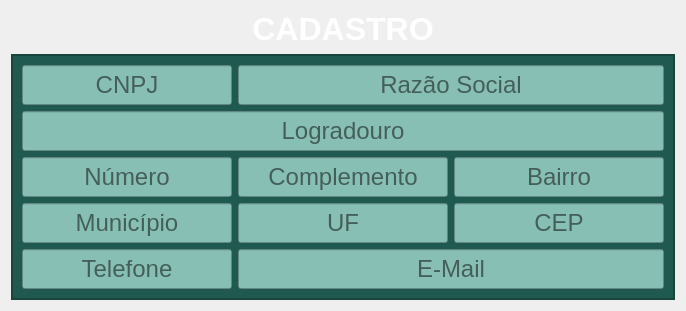
                   <widget class="QWidget" name="tab_1">
                    <attribute name="title">
                     <string>Cadastrar</string>
                    </attribute>
                    <layout class="QVBoxLayout" name="verticalLayout_8">
                     <item>
                      <widget class="QLabel" name="label_2">
                       <property name="maximumSize">
                        <size>
                         <width>16777215</width>
                         <height>50</height>
                        </size>
                       </property>
                       <property name="styleSheet">
                        <string notr="true">color: rgb(255, 255, 255);
</string>
                       </property>
                       <property name="lineWidth">
                        <number>5</number>
                       </property>
                       <property name="text">
                        <string>&lt;html&gt;&lt;head/&gt;&lt;body&gt;&lt;p align=&quot;center&quot;&gt;&lt;span style=&quot; font-size:24pt; font-weight:600;&quot;&gt;CADASTRO&lt;/span&gt;&lt;/p&gt;&lt;/body&gt;&lt;/html&gt;</string>
                       </property>
                       <property name="alignment">
                        <set>Qt::AlignCenter</set>
                       </property>
                       <property name="margin">
                        <number>5</number>
                       </property>
                       <property name="indent">
                        <number>0</number>
                       </property>
                      </widget>
                     </item>
                     <item>
                      <widget class="QFrame" name="frame_2_content">
                       <property name="sizePolicy">
                        <sizepolicy hsizetype="Preferred" vsizetype="Preferred">
                         <horstretch>0</horstretch>
                         <verstretch>0</verstretch>
                        </sizepolicy>
                       </property>
                       <property name="styleSheet">
                        <string notr="true">background-color: rgb(32,89,79);</string>
                       </property>
                       <property name="frameShape">
                        <enum>QFrame::StyledPanel</enum>
                       </property>
                       <property name="frameShadow">
                        <enum>QFrame::Raised</enum>
                       </property>
                       <layout class="QVBoxLayout" name="verticalLayout_2">
                        <property name="spacing">
                         <number>5</number>
                        </property>
                        <property name="leftMargin">
                         <number>0</number>
                        </property>
                        <property name="topMargin">
                         <number>0</number>
                        </property>
                        <property name="rightMargin">
                         <number>0</number>
                        </property>
                        <property name="bottomMargin">
                         <number>0</number>
                        </property>
                        <item>
                         <widget class="QFrame" name="frame">
                          <property name="sizePolicy">
                           <sizepolicy hsizetype="Preferred" vsizetype="Preferred">
                            <horstretch>0</horstretch>
                            <verstretch>0</verstretch>
                           </sizepolicy>
                          </property>
                          <property name="sizeIncrement">
                           <size>
                            <width>0</width>
                            <height>0</height>
                           </size>
                          </property>
                          <property name="frameShape">
                           <enum>QFrame::StyledPanel</enum>
                          </property>
                          <property name="frameShadow">
                           <enum>QFrame::Raised</enum>
                          </property>
                          <layout class="QGridLayout" name="gridLayout">
                           <item row="0" column="0">
                            <widget class="QLineEdit" name="lineEdit">
                             <property name="sizePolicy">
                              <sizepolicy hsizetype="Expanding" vsizetype="Fixed">
                               <horstretch>0</horstretch>
                               <verstretch>0</verstretch>
                              </sizepolicy>
                             </property>
                             <property name="minimumSize">
                              <size>
                               <width>0</width>
                               <height>40</height>
                              </size>
                             </property>
                             <property name="font">
                              <font>
                               <pointsize>18</pointsize>
                              </font>
                             </property>
                             <property name="styleSheet">
                              <string notr="true">background-color: rgb(136,191,181);</string>
                             </property>
                             <property name="alignment">
                              <set>Qt::AlignCenter</set>
                             </property>
                             <property name="placeholderText">
                              <string>CNPJ</string>
                             </property>
                            </widget>
                           </item>
                           <item row="0" column="1" colspan="2">
                            <widget class="QLineEdit" name="lineEdit_2">
                             <property name="minimumSize">
                              <size>
                               <width>0</width>
                               <height>40</height>
                              </size>
                             </property>
                             <property name="font">
                              <font>
                               <pointsize>18</pointsize>
                              </font>
                             </property>
                             <property name="styleSheet">
                              <string notr="true">background-color: rgb(136,191,181);</string>
                             </property>
                             <property name="alignment">
                              <set>Qt::AlignCenter</set>
                             </property>
                             <property name="placeholderText">
                              <string>Razão Social</string>
                             </property>
                            </widget>
                           </item>
                           <item row="1" column="0" colspan="3">
                            <widget class="QLineEdit" name="lineEdit_3">
                             <property name="sizePolicy">
                              <sizepolicy hsizetype="Expanding" vsizetype="Fixed">
                               <horstretch>0</horstretch>
                               <verstretch>0</verstretch>
                              </sizepolicy>
                             </property>
                             <property name="minimumSize">
                              <size>
                               <width>0</width>
                               <height>40</height>
                              </size>
                             </property>
                             <property name="font">
                              <font>
                               <pointsize>18</pointsize>
                              </font>
                             </property>
                             <property name="styleSheet">
                              <string notr="true">background-color: rgb(136,191,181);</string>
                             </property>
                             <property name="alignment">
                              <set>Qt::AlignCenter</set>
                             </property>
                             <property name="placeholderText">
                              <string>Logradouro</string>
                             </property>
                            </widget>
                           </item>
                           <item row="2" column="0">
                            <widget class="QLineEdit" name="lineEdit_4">
                             <property name="minimumSize">
                              <size>
                               <width>0</width>
                               <height>40</height>
                              </size>
                             </property>
                             <property name="font">
                              <font>
                               <pointsize>18</pointsize>
                              </font>
                             </property>
                             <property name="styleSheet">
                              <string notr="true">background-color: rgb(136,191,181);</string>
                             </property>
                             <property name="alignment">
                              <set>Qt::AlignCenter</set>
                             </property>
                             <property name="placeholderText">
                              <string>Número</string>
                             </property>
                            </widget>
                           </item>
                           <item row="2" column="1">
                            <widget class="QLineEdit" name="lineEdit_5">
                             <property name="minimumSize">
                              <size>
                               <width>0</width>
                               <height>40</height>
                              </size>
                             </property>
                             <property name="font">
                              <font>
                               <pointsize>18</pointsize>
                              </font>
                             </property>
                             <property name="styleSheet">
                              <string notr="true">background-color: rgb(136,191,181);</string>
                             </property>
                             <property name="alignment">
                              <set>Qt::AlignCenter</set>
                             </property>
                             <property name="placeholderText">
                              <string>Complemento</string>
                             </property>
                            </widget>
                           </item>
                           <item row="2" column="2">
                            <widget class="QLineEdit" name="lineEdit_6">
                             <property name="minimumSize">
                              <size>
                               <width>0</width>
                               <height>40</height>
                              </size>
                             </property>
                             <property name="font">
                              <font>
                               <pointsize>18</pointsize>
                              </font>
                             </property>
                             <property name="styleSheet">
                              <string notr="true">background-color: rgb(136,191,181);</string>
                             </property>
                             <property name="alignment">
                              <set>Qt::AlignCenter</set>
                             </property>
                             <property name="placeholderText">
                              <string>Bairro</string>
                             </property>
                            </widget>
                           </item>
                           <item row="3" column="0">
                            <widget class="QLineEdit" name="lineEdit_7">
                             <property name="minimumSize">
                              <size>
                               <width>0</width>
                               <height>40</height>
                              </size>
                             </property>
                             <property name="font">
                              <font>
                               <pointsize>18</pointsize>
                              </font>
                             </property>
                             <property name="styleSheet">
                              <string notr="true">background-color: rgb(136,191,181);</string>
                             </property>
                             <property name="alignment">
                              <set>Qt::AlignCenter</set>
                             </property>
                             <property name="placeholderText">
                              <string>Município</string>
                             </property>
                            </widget>
                           </item>
                           <item row="3" column="1">
                            <widget class="QLineEdit" name="lineEdit_8">
                             <property name="minimumSize">
                              <size>
                               <width>0</width>
                               <height>40</height>
                              </size>
                             </property>
                             <property name="font">
                              <font>
                               <pointsize>18</pointsize>
                              </font>
                             </property>
                             <property name="styleSheet">
                              <string notr="true">background-color: rgb(136,191,181);</string>
                             </property>
                             <property name="alignment">
                              <set>Qt::AlignCenter</set>
                             </property>
                             <property name="placeholderText">
                              <string>UF</string>
                             </property>
                            </widget>
                           </item>
                           <item row="3" column="2">
                            <widget class="QLineEdit" name="lineEdit_9">
                             <property name="minimumSize">
                              <size>
                               <width>0</width>
                               <height>40</height>
                              </size>
                             </property>
                             <property name="font">
                              <font>
                               <pointsize>18</pointsize>
                              </font>
                             </property>
                             <property name="styleSheet">
                              <string notr="true">background-color: rgb(136,191,181);</string>
                             </property>
                             <property name="alignment">
                              <set>Qt::AlignCenter</set>
                             </property>
                             <property name="placeholderText">
                              <string>CEP</string>
                             </property>
                            </widget>
                           </item>
                           <item row="4" column="0">
                            <widget class="QLineEdit" name="lineEdit_10">
                             <property name="minimumSize">
                              <size>
                               <width>0</width>
                               <height>40</height>
                              </size>
                             </property>
                             <property name="font">
                              <font>
                               <pointsize>18</pointsize>
                              </font>
                             </property>
                             <property name="styleSheet">
                              <string notr="true">background-color: rgb(136,191,181);</string>
                             </property>
                             <property name="inputMask">
                              <string/>
                             </property>
                             <property name="alignment">
                              <set>Qt::AlignCenter</set>
                             </property>
                             <property name="placeholderText">
                              <string>Telefone</string>
                             </property>
                            </widget>
                           </item>
                           <item row="4" column="1" colspan="2">
                            <widget class="QLineEdit" name="lineEdit_11">
                             <property name="minimumSize">
                              <size>
                               <width>0</width>
                               <height>40</height>
                              </size>
                             </property>
                             <property name="font">
                              <font>
                               <pointsize>18</pointsize>
                              </font>
                             </property>
                             <property name="styleSheet">
                              <string notr="true">background-color: rgb(136,191,181);</string>
                             </property>
                             <property name="alignment">
                              <set>Qt::AlignCenter</set>
                             </property>
                             <property name="placeholderText">
                              <string>E-Mail</string>
                             </property>
                            </widget>
                           </item>
                          </layout>
                         </widget>
                        </item>
                       </layout>
                      </widget>
                     </item>
                    </layout>
                   </widget>
